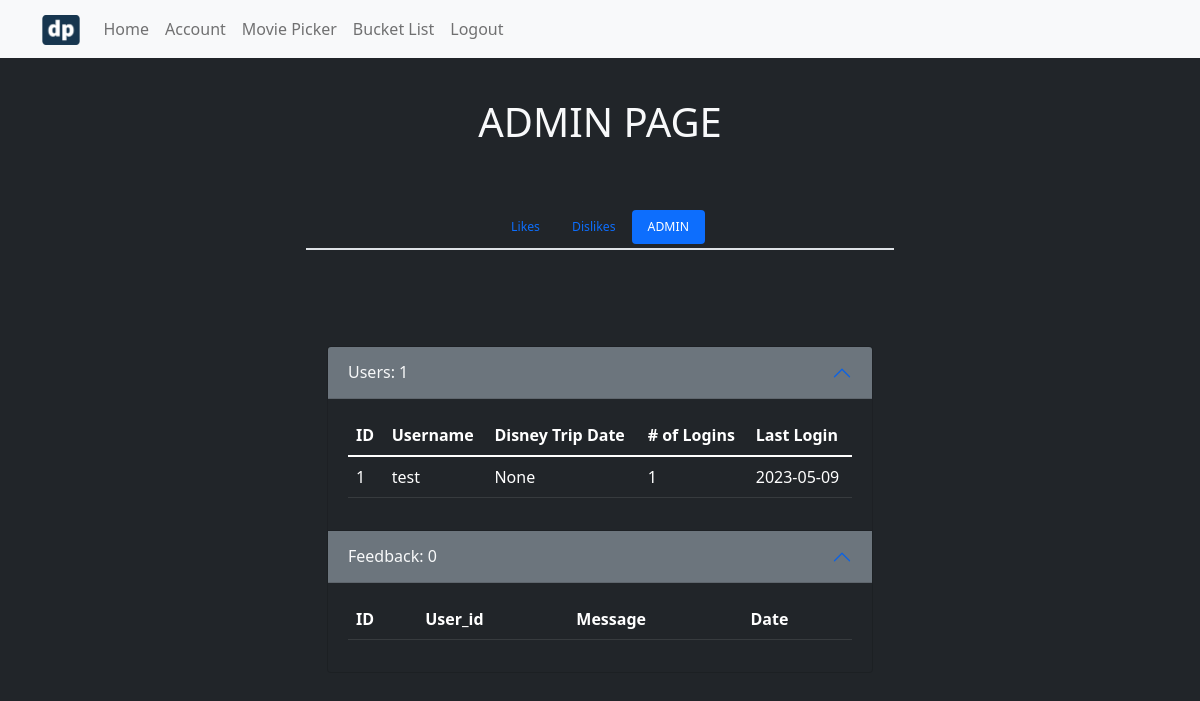
The page /admin (signed in) on the database its author committed.
### models.py (models this page shows, shortened)
class UserModel(UserMixin, db.Model):
	__tablename__ = 'users'
	id = db.Column(db.Integer, primary_key=True)
	email = db.Column(db.String(80), unique=True)
	username = db.Column(db.String(100), unique=True)
	password_hash = db.Column(db.String())
	disney_date = db.Column(db.Date())
	num_logins = db.Column(db.Integer, default=0)
	last_login = db.Column(db.Date())

### dis_picker4web.py (the view)
@app.route('/admin')
@login_required
def admin():
    if current_user.id == 1:
        users = UserModel.query.all()
        feedback = FeedbackDB.query.all()
        user_count = UserModel.query.count()
        feedback_count = FeedbackDB.query.count()
        return render_template("admin.html", users=users, feedback=feedback, user_count=user_count,
                               feedback_count=feedback_count)
    else:
        return redirect("/")

### models.py (called while the page is built)
@login.user_loader
def load_user(id):
	return UserModel.query.get(int(id))

### templates/admin.html (shortened to what this page needs)
{% extends "base.html" %}
{% block nav %}
<nav class="navbar navbar-expand-md navbar-light bg-light">
	<div class="container-lg">
		<a class="navbar-brand" href="/">
		<img src="/static/dp_logo.png" alt="" width="37.5" height="30">
		  </a>
		<div class="collapse navbar-collapse" id="navbarNavAltMarkup">
		<div class="navbar-nav">
		  <a class="nav-link" aria-current="page" href="/">Home</a>
		  {% if current_user.is_authenticated %}
		  <a class="nav-link" href="/user-page">Account</a>
		  {% else %}
		  <a class="nav-link" href="/login">Login / Sign-up</a>
		  {% endif %}
		  <a class="nav-link" href="/studio">Movie Picker</a>
		  <a href="/bucket-list" class="nav-link">Bucket List</a>
		  {% if current_user.is_authenticated %}
		  <a href="/logout" class="nav-link">Logout</a>
		  {% endif %}
		</div>
	  </div>
	</div>
</nav>
{% endblock %}
{% block content %}
<section id="userInfo">
    <div class="row justify-content-center pt-4">
        <div class="col-6 col-md-3 text-center">
            <p class="display-6 text-light">
                ADMIN PAGE
            </p>
        </div>
    </div>
    <div class="row justify-content-center">
            <div class="col-12 col-md-6 pt-5">
                <ul class="nav nav-pills justify-content-center pb-1 border-bottom border-2">
                    <li class="nav-item small">
                      <a class="nav-link small" aria-current="page" href="../user-page/likes">Likes</a>
                    </li>
                    <li class="nav-item small">
                      <a class="nav-link small" href="../user-page/dislikes">Dislikes</a>
                    </li>
                    {% if current_user.id == 1 %}
                    <li class="nav-item small">
                        <a href="#" class="nav-link active small">ADMIN</a>
                    </li>
                    {% endif %}
                </ul>
            </div>
</section>
<section id="userContent">
    <div class="container-md">
        <div class="row justify-content-center my-5">
            <div class="col-12 col-md-6">
                <div class="accordion accordian-flush pt-5" id="accordionExample">
                    <div class="accordion-item bg-dark">
                      <h2 class="accordion-header" id="headingOne">
                        <button class="accordion-button bg-secondary text-light" type="button" data-bs-toggle="collapse" data-bs-target="#collapseOne" aria-expanded="false" aria-controls="collapseOne">
                          Users: {{ user_count }}
                        </button>
                      </h2>
                      <div id="collapseOne" class="accordion-collapse" aria-labelledby="headingOne" data-bs-parent="#accordionExample">
                        <div class="accordion-body">
                            <table class="table table-dark table-hover">
								<thead>
									<tr>
									  <th scope="col">ID</th>
									  <th scope="col">Username</th>
									  <th scope="col">Disney Trip Date</th>
									  <th scope="col"># of Logins</th>
									  <th scope="col">Last Login</th>
									</tr>
								  </thead>
                                {% for row in users %}
                                <tr>
                                    <td>{{ row.id }}</td>
									<td>{{ row.username }}</td>
									<td>{{ row.disney_date }}</td>
									<td>{{ row.num_logins }}</td>
									<td>{{ row.last_login }}</td>
                                </tr>
                                {% endfor %}
                            </table>
                        </div>
                      </div>
                    </div>
                    <div class="accordion-item bg-dark">
                    	<h2 class="accordion-header" id="headingTwo">
                        <button class="accordion-button bg-secondary text-light" type="button" data-bs-toggle="collapse" data-bs-target="#collapseTwo" aria-expanded="false" aria-controls="collapseTwo">
                          Feedback: {{ feedback_count }}
                        </button>
                      	</h2>
                      <div id="collapseTwo" class="accordion-collapse" aria-labelledby="headingTwo" data-bs-parent="#accordionExample">
                        <div class="accordion-body">
                            <table class="table table-dark table-hover">
								<thead>
									<tr>
									  <th scope="col">ID</th>
									  <th scope="col">User_id</th>
									  <th scope="col">Message</th>
									  <th scope="col">Date</th>
									</tr>
								  </thead>
                            </table>
                        </div>
                        </div>
                    </div>
                </div>
            </div>
        </div>
    </div>
</section>
{% endblock %}

### rows shown on the page
UserModel: id "1", username "test", disney_date "None", num_logins "1", last_login "2023-05-09"

### other values the page prints
{{ user_count }} "1"
{{ feedback_count }} "0"
